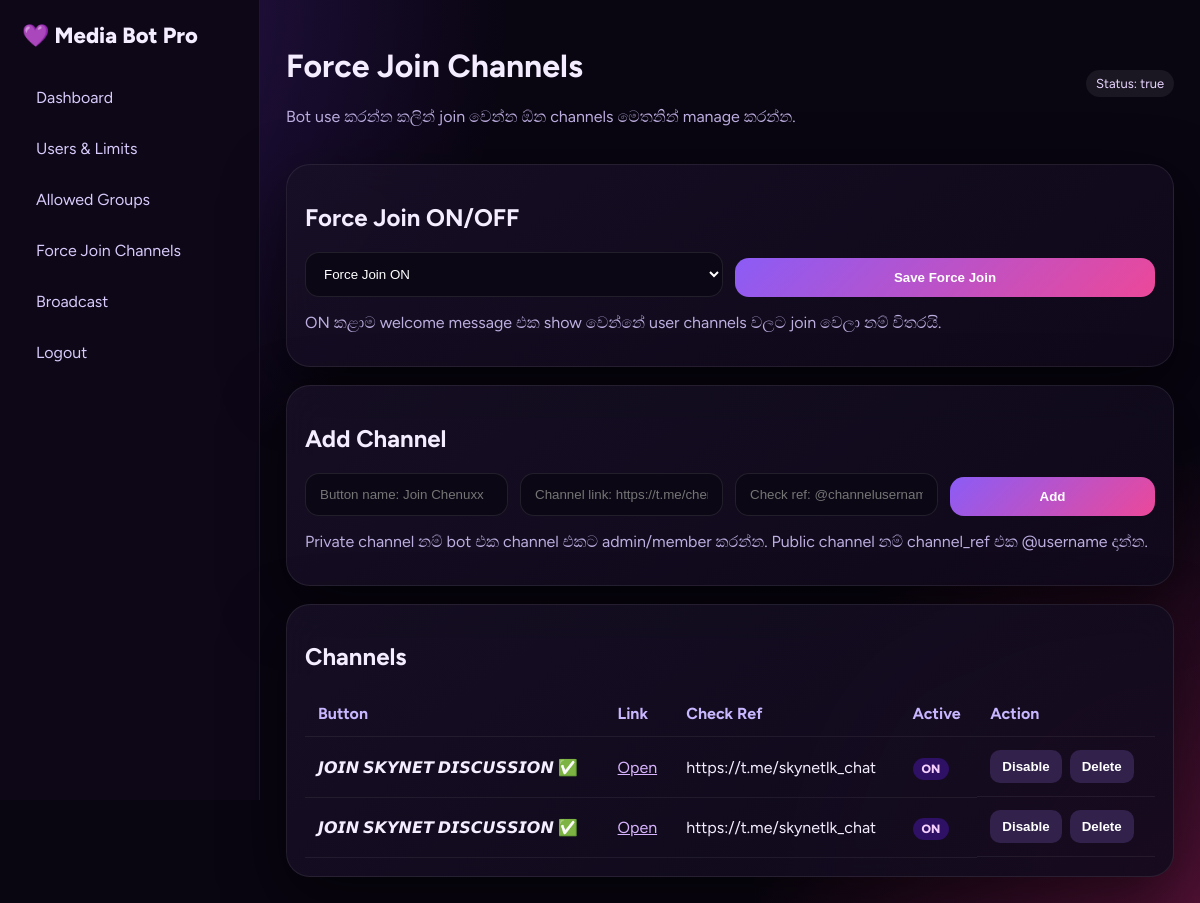
The page /channels (signed in) on the database its author committed.
### tables this page shows
CREATE TABLE settings (
        key TEXT PRIMARY KEY,
        value TEXT
    );

CREATE TABLE force_channels (
        id INTEGER PRIMARY KEY AUTOINCREMENT,
        button_name TEXT NOT NULL,
        channel_link TEXT NOT NULL,
        channel_ref TEXT NOT NULL,
        is_active INTEGER DEFAULT 1,
        created_at TEXT DEFAULT CURRENT_TIMESTAMP
    );

### main.py (the view)
@app.get("/channels", response_class=HTMLResponse)
def channels_page(request: Request, _: bool = Depends(admin_required)):
    con = db()
    channels = con.execute("SELECT * FROM force_channels ORDER BY id DESC").fetchall()
    con.close()
    return render(request, "channels.html", {
        "channels": channels,
        "force_join_enabled": get_setting("force_join_enabled", "false")
    })

### templates/channels.html
{% extends 'base.html' %}
{% block content %}
<div class="top"><div><h1>Force Join Channels</h1><p class="muted">Bot use කරන්න කලින් join වෙන්න ඕන channels මෙතනින් manage කරන්න.</p></div><span class="pill">Status: {{force_join_enabled}}</span></div>
<div class="table-card"><h2>Force Join ON/OFF</h2><form class="row" method="post" action="/channels/settings"><select class="input" name="force_join_enabled"><option value="false" {% if force_join_enabled!='true' %}selected{% endif %}>Force Join OFF</option><option value="true" {% if force_join_enabled=='true' %}selected{% endif %}>Force Join ON</option></select><button class="btn">Save Force Join</button></form><p class="muted">ON කළාම welcome message එක show වෙන්නේ user channels වලට join වෙලා නම් විතරයි.</p></div>
<div class="table-card"><h2>Add Channel</h2><form class="row" method="post" action="/channels/add"><input class="input" name="button_name" placeholder="Button name: Join Chenuxx" required><input class="input" name="channel_link" placeholder="Channel link: https://t.me/chenuxx" required><input class="input" name="channel_ref" placeholder="Check ref: @channelusername or -100xxxxxxxxxx" required><button class="btn">Add</button></form><p class="muted">Private channel නම් bot එක channel එකට admin/member කරන්න. Public channel නම් channel_ref එක @username දාන්න.</p></div>
<div class="table-card"><h2>Channels</h2><table><tr><th>Button</th><th>Link</th><th>Check Ref</th><th>Active</th><th>Action</th></tr>{% for c in channels %}<tr><td>{{c.button_name}}</td><td><a href="{{c.channel_link}}" target="_blank">Open</a></td><td>{{c.channel_ref}}</td><td><span class="status">{{'ON' if c.is_active else 'OFF'}}</span></td><td class="actions"><form method="post" action="/channels/toggle"><input type="hidden" name="channel_id" value="{{c.id}}"><input type="hidden" name="is_active" value="{{0 if c.is_active else 1}}"><button class="mini">{{'Disable' if c.is_active else 'Enable'}}</button></form><form method="post" action="/channels/delete"><input type="hidden" name="channel_id" value="{{c.id}}"><button class="mini danger">Delete</button></form></td></tr>{% endfor %}</table></div>
{% endblock %}

### static/style.css (style rules this page uses)
* { box-sizing:border-box }
body { margin:0;font-family:Figtree,system-ui;background:#090511;color:#f4ecff }
.login-card,.card,.table-card { background:linear-gradient(145deg,#181026dd,#100a1cdd);border:1px solid #ffffff14;border-radius:24px;box-shadow:0 20px 60px #0008;backdrop-filter:blur(18px) }
.muted { color:#bdaee0 }
.input,textarea,select { width:100%;background:#0b0714;border:1px solid #ffffff18;color:#fff;border-radius:14px;padding:13px 14px;outline:none }
.btn { border:0;border-radius:14px;padding:12px 16px;background:linear-gradient(135deg,#8b5cf6,#ec4899);color:white;font-weight:800;cursor:pointer;text-decoration:none;display:inline-block }
.danger { background:linear-gradient(135deg,#ef4444,#f97316) }
.top { display:flex;justify-content:space-between;align-items:center;margin-bottom:22px }
.table-card { padding:18px;margin-top:18px;overflow:auto }
table { width:100%;border-collapse:collapse }
td,th { padding:13px;border-bottom:1px solid #ffffff10;text-align:left }
th { color:#c8b6ff }
.row { display:flex;gap:12px;align-items:end;flex-wrap:wrap }
.row>* { flex:1 }
.pill { padding:6px 10px;border-radius:999px;background:#ffffff12;color:#e9d5ff;font-size:13px }
.actions { display:flex;gap:8px;flex-wrap:wrap }
.mini { border:0;border-radius:10px;padding:9px 12px;background:#31214b;color:#fff;font-weight:800;cursor:pointer }
.status { padding:4px 9px;border-radius:999px;background:#2e1065;color:#f5d0fe;font-weight:800;font-size:12px }
a { color:#d8b4fe }

### rows shown on the page
settings: value "true", force_join_enabled "Force Join ON"
force_channels: button_name "𝙅𝙊𝙄𝙉 𝙎𝙆𝙔𝙉𝙀𝙏 𝘿𝙄𝙎𝘾𝙐𝙎𝙎𝙄𝙊𝙉 ✅", channel_ref "https://t.me/skynetlk_chat", is_active "ON", is_active "Disable"
force_channels: button_name "𝙅𝙊𝙄𝙉 𝙎𝙆𝙔𝙉𝙀𝙏 𝘿𝙄𝙎𝘾𝙐𝙎𝙎𝙄𝙊𝙉 ✅", channel_ref "https://t.me/skynetlk_chat", is_active "ON", is_active "Disable"
